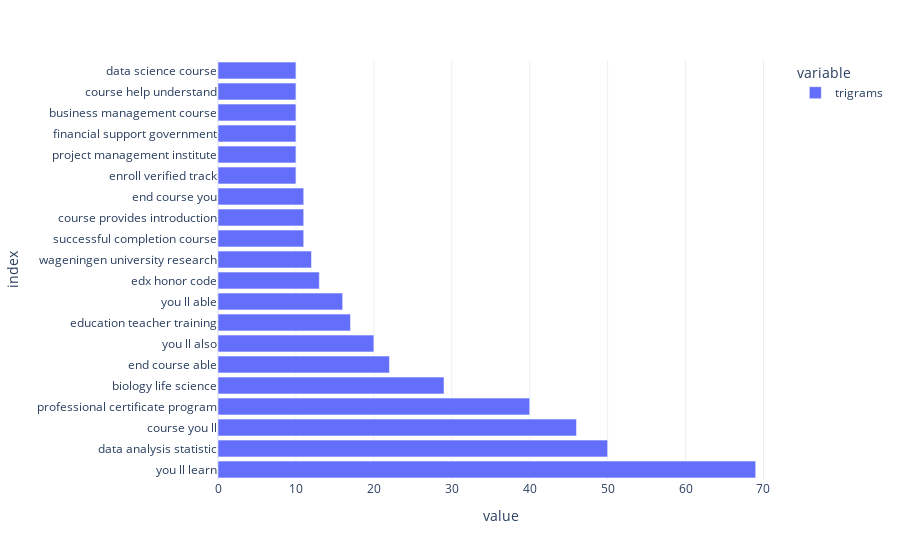

The code cell stored with this chart in its notebook:
### Code cell
plot_counter(Counter(dict_ngrams['trigram']),20,'trigrams')

### Figure 1 — Plotly figure (JSON) as saved in the notebook; plotly's stock layout.template omitted (floating-point values rounded to 4 significant figures)
{"data": [{"alignmentgroup": "True", "hovertemplate": "variable=trigrams<br>value=%{x}<br>index=%{y}<extra></extra>", "legendgroup": "trigrams", "marker": {"color": "#636efa", "pattern": {"shape": ""}}, "name": "trigrams", "offsetgroup": "trigrams", "orientation": "h", "showlegend": true, "textposition": "auto", "type": "bar", "x": [69, 50, 46, 40, 29, 22, 20, 17, 16, 13, 12, 11, 11, 11, 10, 10, 10, 10, 10, 10], "xaxis": "x", "y": ["you ll learn", "data analysis statistic", "course you ll", "professional certificate program", "biology life science", "end course able", "you ll also", "education teacher training", "you ll able", "edx honor code", "wageningen university research", "successful completion course", "course provides introduction", "end course you", "enroll verified track", "project management institute", "financial support government", "business management course", "course help understand", "data science course"], "yaxis": "y"}], "layout": {"barmode": "relative", "legend": {"title": {"text": "variable"}, "tracegroupgap": 0}, "margin": {"t": 60}, "xaxis": {"anchor": "y", "domain": [0, 1], "title": {"text": "value"}}, "yaxis": {"anchor": "x", "domain": [0, 1], "title": {"text": "index"}}}}
